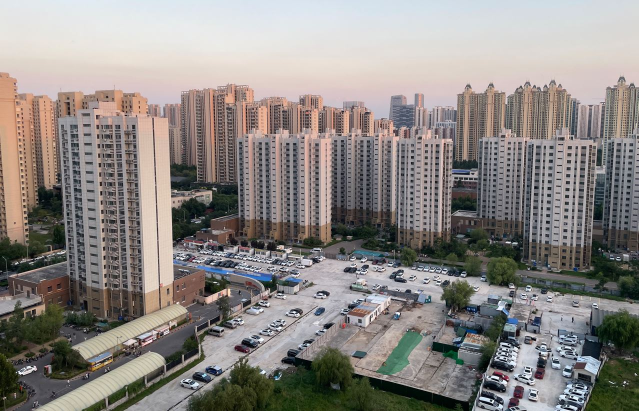
#> input picture cvPro/全景拼接/img1.JPG, 1277 x 822 px, found by its file name (shown at 1/2 size)
$ python stitcher.py
#> lines starting #> are read from the running program, lines starting #| are printed output that depends on the picture
import cv2

if __name__ == '__main__':

    imgs_path = ['img1.jpg', 'img2.jpg', 'img3.jpg']
    imgs = []
    for i in imgs_path:
        img = cv2.imread(i)
#> img is the input picture: shape (822, 1277, 3); mean B, G, R 131.4, 134.9, 139.6
        # img = cv2.resize(img, (0, 0), fx=0.2, fy=0.2)
        imgs.append(img)

    if len(imgs) >= 2:  # 验证读取到的图片数量是否大于等于2张

        # 获取cv2中图片拼接函数
        stitcher = cv2.Stitcher_create()
        #进行图片拼接
        (status, result) = stitcher.stitch(imgs)
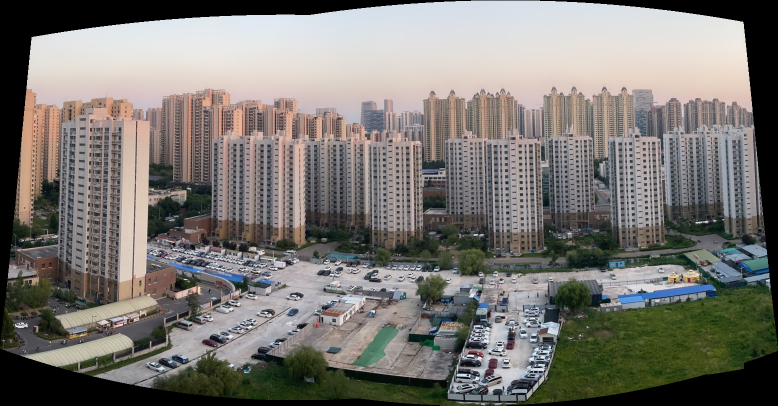
#> result: shape (811, 1556, 3) (shown at 1/2 size); mean of channels 0, 1, 2 113.8, 118.6, 121.3; drawn as B, G, R
#> status = 0
        # 如果拼接成功
        if status == cv2.STITCHER_OK:
            cv2.imshow('Result', result)
            cv2.waitKey(0)
        else:
            print('Can not stitch images')
